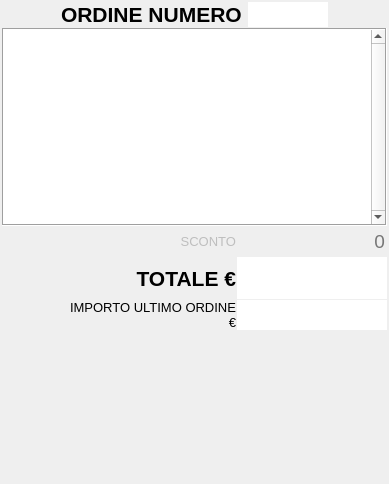
<?xml version="1.0" encoding="UTF-8"?>
<ui version="4.0">
 <class>Ordine</class>
 <widget class="QWidget" name="Ordine">
  <property name="geometry">
   <rect>
    <x>0</x>
    <y>0</y>
    <width>389</width>
    <height>484</height>
   </rect>
  </property>
  <property name="minimumSize">
   <size>
    <width>389</width>
    <height>0</height>
   </size>
  </property>
  <property name="windowTitle">
   <string>Form</string>
  </property>
  <property name="styleSheet">
   <string notr="true"/>
  </property>
  <layout class="QVBoxLayout" name="verticalLayout">
   <property name="spacing">
    <number>1</number>
   </property>
   <property name="leftMargin">
    <number>2</number>
   </property>
   <property name="topMargin">
    <number>2</number>
   </property>
   <property name="rightMargin">
    <number>2</number>
   </property>
   <property name="bottomMargin">
    <number>2</number>
   </property>
   <item>
    <layout class="QHBoxLayout" name="horizontalLayout_3">
     <property name="spacing">
      <number>6</number>
     </property>
     <item>
      <spacer name="horizontalSpacer_3">
       <property name="orientation">
        <enum>Qt::Horizontal</enum>
       </property>
       <property name="sizeHint" stdset="0">
        <size>
         <width>40</width>
         <height>20</height>
        </size>
       </property>
      </spacer>
     </item>
     <item>
      <widget class="QLabel" name="label">
       <property name="sizePolicy">
        <sizepolicy hsizetype="Preferred" vsizetype="Preferred">
         <horstretch>0</horstretch>
         <verstretch>0</verstretch>
        </sizepolicy>
       </property>
       <property name="font">
        <font>
         <pointsize>16</pointsize>
         <weight>75</weight>
         <bold>true</bold>
        </font>
       </property>
       <property name="text">
        <string>ORDINE NUMERO</string>
       </property>
      </widget>
     </item>
     <item>
      <widget class="QLineEdit" name="numeroOrdineTxt">
       <property name="sizePolicy">
        <sizepolicy hsizetype="Fixed" vsizetype="Fixed">
         <horstretch>0</horstretch>
         <verstretch>0</verstretch>
        </sizepolicy>
       </property>
       <property name="maximumSize">
        <size>
         <width>80</width>
         <height>16777215</height>
        </size>
       </property>
       <property name="font">
        <font>
         <pointsize>12</pointsize>
         <weight>50</weight>
         <bold>false</bold>
        </font>
       </property>
       <property name="maxLength">
        <number>10</number>
       </property>
       <property name="frame">
        <bool>false</bool>
       </property>
       <property name="alignment">
        <set>Qt::AlignRight|Qt::AlignTrailing|Qt::AlignVCenter</set>
       </property>
       <property name="readOnly">
        <bool>true</bool>
       </property>
      </widget>
     </item>
     <item>
      <spacer name="horizontalSpacer_4">
       <property name="orientation">
        <enum>Qt::Horizontal</enum>
       </property>
       <property name="sizeHint" stdset="0">
        <size>
         <width>40</width>
         <height>20</height>
        </size>
       </property>
      </spacer>
     </item>
    </layout>
   </item>
   <item>
    <widget class="QTableView" name="articoliTab">
     <property name="sizePolicy">
      <sizepolicy hsizetype="Expanding" vsizetype="Expanding">
       <horstretch>0</horstretch>
       <verstretch>5</verstretch>
      </sizepolicy>
     </property>
     <property name="palette">
      <palette>
       <active>
        <colorrole role="Highlight">
         <brush brushstyle="SolidPattern">
          <color alpha="255">
           <red>49</red>
           <green>106</green>
           <blue>197</blue>
          </color>
         </brush>
        </colorrole>
        <colorrole role="HighlightedText">
         <brush brushstyle="SolidPattern">
          <color alpha="255">
           <red>255</red>
           <green>255</green>
           <blue>255</blue>
          </color>
         </brush>
        </colorrole>
       </active>
       <inactive>
        <colorrole role="Highlight">
         <brush brushstyle="SolidPattern">
          <color alpha="255">
           <red>49</red>
           <green>106</green>
           <blue>197</blue>
          </color>
         </brush>
        </colorrole>
        <colorrole role="HighlightedText">
         <brush brushstyle="SolidPattern">
          <color alpha="255">
           <red>255</red>
           <green>255</green>
           <blue>255</blue>
          </color>
         </brush>
        </colorrole>
       </inactive>
       <disabled>
        <colorrole role="Highlight">
         <brush brushstyle="SolidPattern">
          <color alpha="255">
           <red>49</red>
           <green>106</green>
           <blue>197</blue>
          </color>
         </brush>
        </colorrole>
        <colorrole role="HighlightedText">
         <brush brushstyle="SolidPattern">
          <color alpha="255">
           <red>255</red>
           <green>255</green>
           <blue>255</blue>
          </color>
         </brush>
        </colorrole>
       </disabled>
      </palette>
     </property>
     <property name="font">
      <font>
       <pointsize>12</pointsize>
      </font>
     </property>
     <property name="frameShape">
      <enum>QFrame::Box</enum>
     </property>
     <property name="frameShadow">
      <enum>QFrame::Sunken</enum>
     </property>
     <property name="verticalScrollBarPolicy">
      <enum>Qt::ScrollBarAlwaysOn</enum>
     </property>
     <property name="horizontalScrollBarPolicy">
      <enum>Qt::ScrollBarAlwaysOff</enum>
     </property>
     <property name="selectionMode">
      <enum>QAbstractItemView::NoSelection</enum>
     </property>
     <property name="selectionBehavior">
      <enum>QAbstractItemView::SelectRows</enum>
     </property>
     <property name="textElideMode">
      <enum>Qt::ElideNone</enum>
     </property>
     <property name="showGrid">
      <bool>true</bool>
     </property>
     <property name="gridStyle">
      <enum>Qt::DashLine</enum>
     </property>
     <attribute name="horizontalHeaderVisible">
      <bool>true</bool>
     </attribute>
     <attribute name="horizontalHeaderHighlightSections">
      <bool>false</bool>
     </attribute>
     <attribute name="verticalHeaderVisible">
      <bool>false</bool>
     </attribute>
     <attribute name="verticalHeaderMinimumSectionSize">
      <number>50</number>
     </attribute>
    </widget>
   </item>
   <item>
    <layout class="QGridLayout" name="gridLayout_2">
     <property name="spacing">
      <number>1</number>
     </property>
     <item row="1" column="1" colspan="2">
      <widget class="QLabel" name="label_3">
       <property name="sizePolicy">
        <sizepolicy hsizetype="Preferred" vsizetype="Preferred">
         <horstretch>2</horstretch>
         <verstretch>0</verstretch>
        </sizepolicy>
       </property>
       <property name="font">
        <font>
         <pointsize>16</pointsize>
         <weight>75</weight>
         <bold>true</bold>
        </font>
       </property>
       <property name="text">
        <string>TOTALE €</string>
       </property>
       <property name="alignment">
        <set>Qt::AlignRight|Qt::AlignTrailing|Qt::AlignVCenter</set>
       </property>
      </widget>
     </item>
     <item row="2" column="3">
      <widget class="QLineEdit" name="importoUltimoOrdineText">
       <property name="sizePolicy">
        <sizepolicy hsizetype="Minimum" vsizetype="Expanding">
         <horstretch>2</horstretch>
         <verstretch>0</verstretch>
        </sizepolicy>
       </property>
       <property name="maximumSize">
        <size>
         <width>150</width>
         <height>16777215</height>
        </size>
       </property>
       <property name="font">
        <font>
         <pointsize>14</pointsize>
        </font>
       </property>
       <property name="maxLength">
        <number>10</number>
       </property>
       <property name="frame">
        <bool>false</bool>
       </property>
       <property name="alignment">
        <set>Qt::AlignRight|Qt::AlignTrailing|Qt::AlignVCenter</set>
       </property>
       <property name="readOnly">
        <bool>true</bool>
       </property>
      </widget>
     </item>
     <item row="1" column="3">
      <widget class="QLineEdit" name="totaleLine">
       <property name="sizePolicy">
        <sizepolicy hsizetype="Minimum" vsizetype="Expanding">
         <horstretch>2</horstretch>
         <verstretch>0</verstretch>
        </sizepolicy>
       </property>
       <property name="maximumSize">
        <size>
         <width>150</width>
         <height>16777215</height>
        </size>
       </property>
       <property name="font">
        <font>
         <pointsize>24</pointsize>
         <weight>75</weight>
         <bold>true</bold>
        </font>
       </property>
       <property name="maxLength">
        <number>32767</number>
       </property>
       <property name="frame">
        <bool>false</bool>
       </property>
       <property name="alignment">
        <set>Qt::AlignRight|Qt::AlignTrailing|Qt::AlignVCenter</set>
       </property>
       <property name="readOnly">
        <bool>true</bool>
       </property>
      </widget>
     </item>
     <item row="0" column="3">
      <widget class="QLineEdit" name="scontoTxt">
       <property name="enabled">
        <bool>false</bool>
       </property>
       <property name="sizePolicy">
        <sizepolicy hsizetype="Minimum" vsizetype="Expanding">
         <horstretch>0</horstretch>
         <verstretch>0</verstretch>
        </sizepolicy>
       </property>
       <property name="maximumSize">
        <size>
         <width>150</width>
         <height>16777215</height>
        </size>
       </property>
       <property name="font">
        <font>
         <pointsize>14</pointsize>
        </font>
       </property>
       <property name="maxLength">
        <number>3</number>
       </property>
       <property name="frame">
        <bool>false</bool>
       </property>
       <property name="alignment">
        <set>Qt::AlignRight|Qt::AlignTrailing|Qt::AlignVCenter</set>
       </property>
       <property name="readOnly">
        <bool>true</bool>
       </property>
       <property name="placeholderText">
        <string>0</string>
       </property>
      </widget>
     </item>
     <item row="0" column="0" rowspan="3">
      <widget class="QPictureButton" name="scontoBtn" native="true">
       <property name="enabled">
        <bool>true</bool>
       </property>
       <property name="sizePolicy">
        <sizepolicy hsizetype="Minimum" vsizetype="MinimumExpanding">
         <horstretch>1</horstretch>
         <verstretch>3</verstretch>
        </sizepolicy>
       </property>
       <property name="minimumSize">
        <size>
         <width>60</width>
         <height>60</height>
        </size>
       </property>
       <property name="font">
        <font>
         <pointsize>10</pointsize>
         <weight>75</weight>
         <bold>true</bold>
        </font>
       </property>
       <property name="text" stdset="0">
        <string>SCONTO ON/OFF</string>
       </property>
      </widget>
     </item>
     <item row="0" column="1">
      <spacer name="verticalSpacer">
       <property name="orientation">
        <enum>Qt::Vertical</enum>
       </property>
       <property name="sizeHint" stdset="0">
        <size>
         <width>0</width>
         <height>0</height>
        </size>
       </property>
      </spacer>
     </item>
     <item row="0" column="2">
      <widget class="QLabel" name="scontoLbl">
       <property name="enabled">
        <bool>false</bool>
       </property>
       <property name="sizePolicy">
        <sizepolicy hsizetype="Preferred" vsizetype="Preferred">
         <horstretch>1</horstretch>
         <verstretch>0</verstretch>
        </sizepolicy>
       </property>
       <property name="font">
        <font>
         <pointsize>10</pointsize>
        </font>
       </property>
       <property name="text">
        <string>SCONTO</string>
       </property>
       <property name="alignment">
        <set>Qt::AlignRight|Qt::AlignTrailing|Qt::AlignVCenter</set>
       </property>
      </widget>
     </item>
     <item row="2" column="1" colspan="2">
      <widget class="QLabel" name="numeroLbl_3">
       <property name="sizePolicy">
        <sizepolicy hsizetype="Expanding" vsizetype="Preferred">
         <horstretch>1</horstretch>
         <verstretch>0</verstretch>
        </sizepolicy>
       </property>
       <property name="font">
        <font>
         <pointsize>10</pointsize>
        </font>
       </property>
       <property name="text">
        <string>IMPORTO ULTIMO ORDINE €</string>
       </property>
       <property name="scaledContents">
        <bool>true</bool>
       </property>
       <property name="alignment">
        <set>Qt::AlignRight|Qt::AlignTrailing|Qt::AlignVCenter</set>
       </property>
       <property name="wordWrap">
        <bool>true</bool>
       </property>
      </widget>
     </item>
    </layout>
   </item>
   <item>
    <layout class="QGridLayout" name="gridLayout">
     <property name="spacing">
      <number>1</number>
     </property>
     <item row="1" column="1">
      <widget class="QPictureButton" name="duplicaBtn" native="true">
       <property name="enabled">
        <bool>true</bool>
       </property>
       <property name="sizePolicy">
        <sizepolicy hsizetype="Minimum" vsizetype="Expanding">
         <horstretch>2</horstretch>
         <verstretch>1</verstretch>
        </sizepolicy>
       </property>
       <property name="minimumSize">
        <size>
         <width>0</width>
         <height>75</height>
        </size>
       </property>
       <property name="font">
        <font>
         <pointsize>10</pointsize>
         <weight>75</weight>
         <bold>true</bold>
        </font>
       </property>
       <property name="text" stdset="0">
        <string>DUPLICA ULT. ORD.</string>
       </property>
      </widget>
     </item>
     <item row="1" column="2">
      <widget class="QPictureButton" name="ultimoRestoBtn" native="true">
       <property name="sizePolicy">
        <sizepolicy hsizetype="Minimum" vsizetype="Expanding">
         <horstretch>2</horstretch>
         <verstretch>1</verstretch>
        </sizepolicy>
       </property>
       <property name="minimumSize">
        <size>
         <width>0</width>
         <height>75</height>
        </size>
       </property>
       <property name="font">
        <font>
         <pointsize>10</pointsize>
         <weight>75</weight>
         <bold>true</bold>
        </font>
       </property>
       <property name="text" stdset="0">
        <string>ULTIMO RESTO</string>
       </property>
      </widget>
     </item>
     <item row="0" column="1">
      <widget class="QPictureButton" name="ristampaBtn" native="true">
       <property name="enabled">
        <bool>true</bool>
       </property>
       <property name="sizePolicy">
        <sizepolicy hsizetype="Minimum" vsizetype="Expanding">
         <horstretch>2</horstretch>
         <verstretch>1</verstretch>
        </sizepolicy>
       </property>
       <property name="minimumSize">
        <size>
         <width>0</width>
         <height>75</height>
        </size>
       </property>
       <property name="font">
        <font>
         <pointsize>10</pointsize>
         <weight>75</weight>
         <bold>true</bold>
        </font>
       </property>
       <property name="text" stdset="0">
        <string>RISTAMPA ULT. ORD.</string>
       </property>
      </widget>
     </item>
     <item row="0" column="2">
      <widget class="QPictureButton" name="annullaBtn" native="true">
       <property name="sizePolicy">
        <sizepolicy hsizetype="Minimum" vsizetype="Expanding">
         <horstretch>2</horstretch>
         <verstretch>1</verstretch>
        </sizepolicy>
       </property>
       <property name="minimumSize">
        <size>
         <width>0</width>
         <height>75</height>
        </size>
       </property>
       <property name="font">
        <font>
         <pointsize>10</pointsize>
         <weight>75</weight>
         <bold>true</bold>
        </font>
       </property>
       <property name="text" stdset="0">
        <string>ANNULLA</string>
       </property>
      </widget>
     </item>
     <item row="1" column="3">
      <widget class="QPictureButton" name="pagNextBtn" native="true">
       <property name="enabled">
        <bool>true</bool>
       </property>
       <property name="sizePolicy">
        <sizepolicy hsizetype="Minimum" vsizetype="Expanding">
         <horstretch>2</horstretch>
         <verstretch>1</verstretch>
        </sizepolicy>
       </property>
       <property name="minimumSize">
        <size>
         <width>0</width>
         <height>75</height>
        </size>
       </property>
       <property name="font">
        <font>
         <pointsize>10</pointsize>
         <weight>75</weight>
         <bold>true</bold>
        </font>
       </property>
       <property name="text" stdset="0">
        <string>SCORRE GIU'</string>
       </property>
      </widget>
     </item>
     <item row="0" column="3">
      <widget class="QPictureButton" name="pagPrevBtn" native="true">
       <property name="enabled">
        <bool>true</bool>
       </property>
       <property name="sizePolicy">
        <sizepolicy hsizetype="Minimum" vsizetype="Expanding">
         <horstretch>2</horstretch>
         <verstretch>1</verstretch>
        </sizepolicy>
       </property>
       <property name="minimumSize">
        <size>
         <width>0</width>
         <height>75</height>
        </size>
       </property>
       <property name="font">
        <font>
         <pointsize>10</pointsize>
         <weight>75</weight>
         <bold>true</bold>
        </font>
       </property>
       <property name="text" stdset="0">
        <string>SCORRE SU'</string>
       </property>
      </widget>
     </item>
     <item row="0" column="0" rowspan="2">
      <widget class="QPictureButton" name="stampaBtn" native="true">
       <property name="sizePolicy">
        <sizepolicy hsizetype="Minimum" vsizetype="Expanding">
         <horstretch>3</horstretch>
         <verstretch>2</verstretch>
        </sizepolicy>
       </property>
       <property name="minimumSize">
        <size>
         <width>0</width>
         <height>100</height>
        </size>
       </property>
       <property name="font">
        <font>
         <pointsize>16</pointsize>
         <weight>75</weight>
         <bold>true</bold>
        </font>
       </property>
       <property name="text" stdset="0">
        <string>STAMPA</string>
       </property>
      </widget>
     </item>
    </layout>
   </item>
  </layout>
 </widget>
 <customwidgets>
  <customwidget>
   <class>QPictureButton</class>
   <extends>QWidget</extends>
   <header>QPictureButton.h</header>
  </customwidget>
 </customwidgets>
 <resources/>
 <connections/>
</ui>
